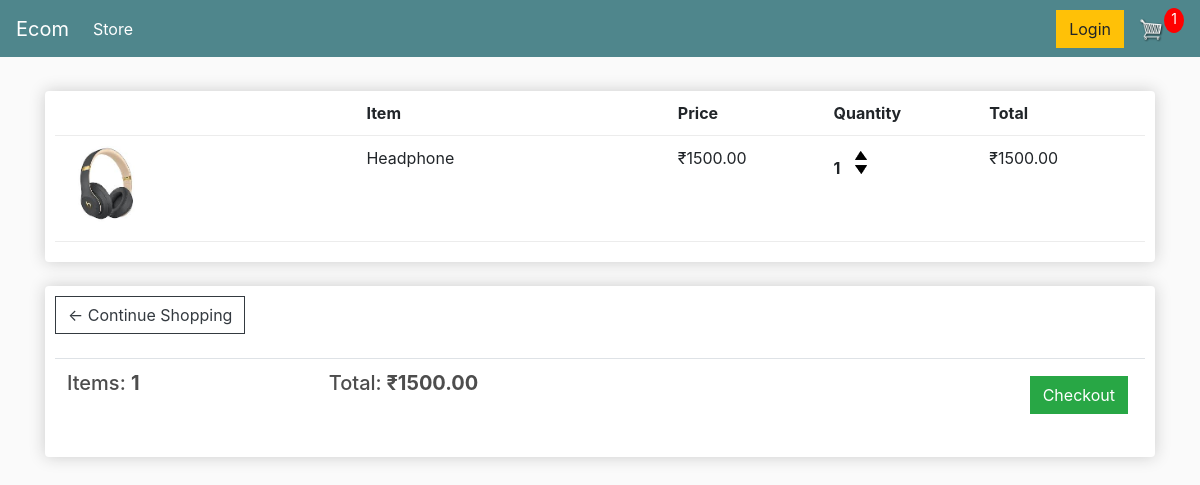
The app's page /cart/ (signed in) with its own data.
### storeapp/models.py (models this page shows, shortened)
class OrderItem(models.Model):
    product = models.ForeignKey(Product, on_delete=models.SET_NULL, null=True)
    order = models.ForeignKey(Order, on_delete=models.SET_NULL, null=True)
    quantity = models.IntegerField(default=0, null=True, blank=True)
    date_added = models.DateTimeField(auto_now_add=True)
    @property
    def get_total(self):
        total = self.product.price * self.quantity
        return total

class Product(models.Model):
    name = models.CharField(max_length=200)
    price = models.FloatField()
    digital = models.BooleanField(default=False, null=True, blank=True)
    image = models.ImageField(null=True, blank=True)
    @property
    def imageURL(self):
        try:
            url = self.image.url
        except:
            url = ''
        return url

class Order(models.Model):
    customer = models.ForeignKey(Customer, on_delete=models.SET_NULL, null=True, blank=True)
    date_orderd = models.DateTimeField(auto_now_add=True)
    complete = models.BooleanField(default=False)
    transaction_id = models.CharField(max_length=100, null=True)
    @property
    def get_cart_total(self):
        orderitems = self.orderitem_set.all()
        total = sum([item.get_total for item in orderitems])
        return total
    @property
    def get_cart_items(self):
        orderitems = self.orderitem_set.all()
        total = sum([item.quantity for item in orderitems])
        return total

### storeapp/views.py (the view)
# urls.py: path('cart/',views.cart,name="cart"),
def cart(request):
    data = cartData(request)
    cartItems = data['cartItems']
    order = data['order']
    items = data['items']
    context = {'items': items, 'order': order, 'cartItems': cartItems}
    return render(request, 'cart.html', context)

### storeapp/utils.py (called while the page is built)
def cartData(request):
    if request.user.is_authenticated:
        customer = request.user.customer
        order, created = Order.objects.get_or_create(customer=customer, complete=False)
        items = order.orderitem_set.all()
        cartItems = order.get_cart_items
    else:
        cookieData = cookieCart(request)
        cartItems = cookieData['cartItems']
        order = cookieData['order']
        items = cookieData['items']
    return {'cartItems': cartItems, 'order': order, 'items': items}

### templates/cart.html
{% extends 'main.html' %}
{% load static %}
{% block content %}
	<div class="row">
		<div class="col-lg-12">
			<div class="box-element">
				<div class="cart-row">
					<div style="flex:2"></div>
					<div style="flex:2"><strong>Item</strong></div>
					<div style="flex:1"><strong>Price</strong></div>
					<div style="flex:1"><strong>Quantity</strong></div>
					<div style="flex:1"><strong>Total</strong></div>
				</div>
				{% for item in items %}
				<div class="cart-row">
					<div style="flex:2"><img class="row-image" src="{{item.product.imageURL}}"></div>
					<div style="flex:2"><p>{{item.product.name}}</p></div>
					<div style="flex:1"><p>₹{{item.product.price|floatformat:2}}</p></div>
					<div style="flex:1">
						<p class="quantity">{{item.quantity}}</p>
						<div class="quantity">
							<img data-product="{{item.product.id}}" data-action="add" class="chg-quantity update-cart" src="{% static  'images/arrow-up.png' %}">
							<img data-product="{{item.product.id}}" data-action="remove" class="chg-quantity update-cart" src="{% static  'images/arrow-down.png' %}">
						</div>
					</div>
					<div style="flex:1"><p>₹{{item.get_total|floatformat:2}}</p></div>
				</div>
				{% endfor %}
			</div>
            <br>
            <div class="box-element">
				<a  class="btn btn-outline-dark" href="{% url 'store' %}">&#x2190; Continue Shopping</a>
				<br>
				<br>
				<table class="table">
					<tr>
						<th><h5>Items: <strong>{{order.get_cart_items}}</strong></h5></th>
						<th><h5>Total:<strong> ₹{{order.get_cart_total|floatformat:2}}</strong></h5></th>
						<th>
							<a  style="float:right; margin:5px;" class="btn btn-success" href="{% url 'checkout' %}">Checkout</a>
						</th>
					</tr>
				</table>
			</div>
		</div>
	</div>
{% endblock content %}

### static/css/main.css (style rules this page uses)
body { background-color: hsl(0, 0%, 98%); }
h1,h2,h3,h4,h5,h6 { color:hsl(0, 0%, 30%); }
.box-element { box-shadow:hsl(0, 0%, 80%) 0 0 16px; background-color: #fff; border-radius: 4px; padding: 10px; }
.col-lg-4, .col-lg-6, .col-lg-8, .col-lg-12 { margin-top: 10px; }
.btn { border-radius: 0; }
.row-image { width: 100px; }
.cart-row { display: flex; align-items: flex-stretch; padding-bottom: 10px; margin-bottom: 10px; border-bottom: 1px solid #ececec; }
.quantity { display: inline-block; font-weight: 700; padding-right:10px; }
.chg-quantity { width: 12px; cursor: pointer; display: block; margin-top: 5px; transition:.1s; }

### records on screen
OrderItem: product.imageURL (picture), product.name "Headphone", product.price "1500.00", quantity "1", get_total "1500.00"
Order: get_cart_items "1", get_cart_total "1500.00"

### other values on screen
{{ cartItems }} "1"
